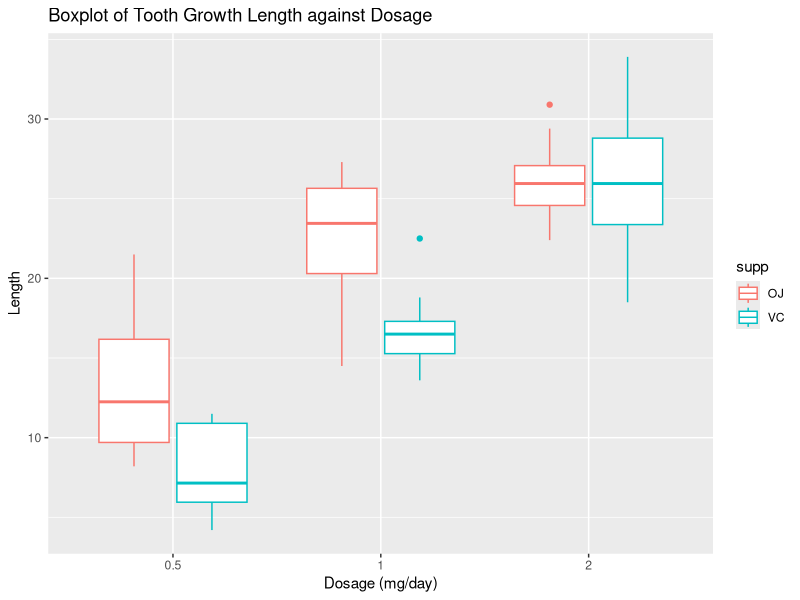

This chart was generated by the following R code:
## ---- chunk 1
knitr::opts_chunk$set(echo = FALSE)
## ---- chunk 2
library(ggplot2)
ggplot(data=ToothGrowth,aes(x=as.factor(dose),y=len))+geom_boxplot(aes(color=supp))+ggtitle("Boxplot of Tooth Growth Length against Dosage")+
                xlab("Dosage (mg/day)")+ylab("Length")
## ---- chunk 3
print(t.test(subset(ToothGrowth,dose == 0.5)$len,subset(ToothGrowth,dose==1)$len,
                       paired=FALSE,var.equal=FALSE))
